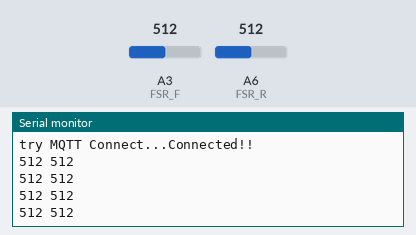
Bench run of a sketch on a simulated Arduino Nano 33 IoT. On the bench: the last lines printed to the serial monitor. The test bench sets the inputs (shaded band); at power-on: A3 (FSR_F) = 512, A6 (FSR_R) = 512. WiFi joins after 1.5 s; servers stay silent unless stated; random numbers use the default seed unless the sketch sets one; no MQTT or app messages arrive unless stated.

Above: at 7.7 s.
7.8 s: A3 (FSR_F) set to 716
At 8.27 s:
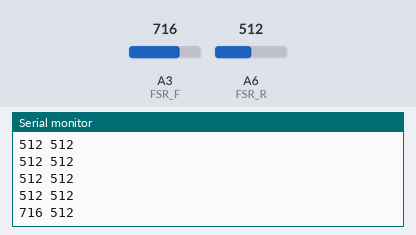
9.3 s: A6 (FSR_R) set to 716
At 9.47 s:
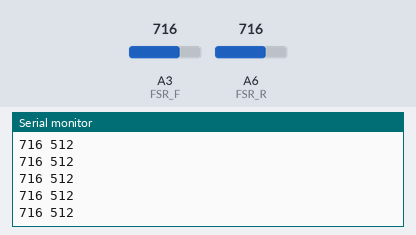
10.8 s: A3 (FSR_F) set to 900
At 10.97 s:
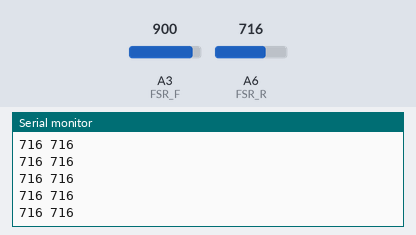
12.3 s: A6 (FSR_R) set to 900
At 12.48 s:
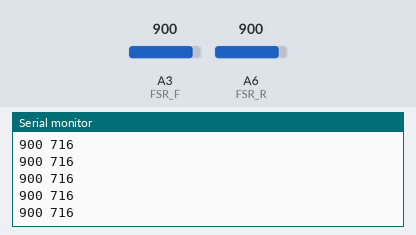
Timing chart, 0 to 14.8 s (numbered marks = the images above; inputs shaded):
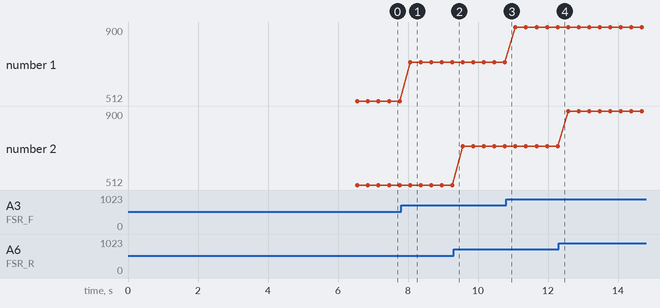

Measured:
- after the input at 7.8 s, the serial monitor: prints a new line after 0.26 s (image 1)
- plotted number 1: 512 → 716 after the input at 7.8 s, 716 → 900 after the input at 10.8 s

The sketch:

IOT_PRESS.ino
```cpp
#include <SPI.h>
#include <WiFiNINA.h> // NANO 33 IoT에서 Wi-Fi 기능을 사용하기 위한 라이브러리 입니다.
#include <PubSubClient.h>

const char   ssid[] = "lbbnee"; // Wi-Fi의 SSID(이름)를 입력합니다.
const char   password[] = "dltnqls9201"; // Wi-Fi의 페스워드를 입력합니다.

const char*   topic = "PRESS_221113/press";
const char*   mqttServer = "test.mosquitto.org";
const int     mqttPort = 1883;
const char*   mqttUser = "chan";
const char*   mqttPassword = "chan";

#define FSR_F A3 //앞쪽부분 로드셀
#define FSR_R A6 //뒷쪽부분 로드셀

WiFiClient espClient;
PubSubClient client(espClient);
long lastMsg = 0;
char msg[50];
int value = 0;

int status;

void setup_wifi()
{
    status = WL_IDLE_STATUS;
    Serial.println("try WiFi Connection");

    if (WiFi.status() == WL_NO_MODULE)
    {
        Serial.println("WiFi module not present");
        while (true);
    }
    Serial.println("WiFi module check OK!");

    if (WiFi.status() == WL_NO_SHIELD)
    {
        Serial.println("WiFi shield not present");
        while (true);
    }
    Serial.println("WiFi shield check OK!");

    while (status != WL_CONNECTED) // 연결될 때 까지 0.5초 마다 Wi-Fi 연결상태를 확인합니다.
    {
        status = WiFi.begin(ssid, password); // 앞서 설정한 ssid와 패스워드로 Wi-Fi에 연결합니다.
        Serial.print(".");
        delay(5000);
    }
    Serial.println("Connected to WiFi!!");
    printWifiStatus();
}

void callback(char* topic, byte* payload, unsigned int length)
{
    String myString = String((char *)payload);
    Serial.println(myString);
}

void reconnect()
{
    Serial.print("try MQTT Connect...");
    if (!client.connected())
    {
        String clientId = "ArduinoNANO33IoTClinet"; // 클라이언트 ID를 설정합니다.
        clientId += String(random(0xffff), HEX); // 같은 이름을 가진 클라이언트가 발생하는것을 방지하기 위해, 렌덤 문자를 클라이언트 ID에 붙입니다.
        if (client.connect(clientId.c_str())) // 앞서 설정한 클라이언트 ID로 연결합니다.
        {
            // client.subscribe("inTopic"); // 지정한 토픽을 듣습니다.
            Serial.println("Connected!!");
            return;
        }
        else
        {
            Serial.print(".");
            delay(200);
        }
    }
}

void setup()
{
    Serial.begin(9600);
    setup_wifi();
    client.setServer(mqttServer, 1883); // MQTT 서버에 연결합니다.
    // client.setCallback(callback);
}

void loop()
{
    if(WiFi.status() != WL_CONNECTED)
    {

        setup_wifi();
    }
    else
    {
      if (!client.connected())
      {
          reconnect();
      }
      else
      {
          char buf[20];
          sprintf(buf, "%d %d", getPressFront(), getPressRear());
          client.publish(topic, buf, 0);
          Serial.println(buf);
          delay(300);
      }
      client.loop();
    }
    yield;
}

void printWifiStatus()
{
    // print the SSID of the network you're attached to:
    Serial.print("SSID: ");
    Serial.println(WiFi.SSID());

    // print your board's IP address:
    IPAddress ip = WiFi.localIP();
    Serial.print("IP Address: ");
    Serial.println(ip);

    // print the received signal strength:
    long rssi = WiFi.RSSI();
    Serial.print("signal strength (RSSI):");
    Serial.print(rssi);
    Serial.println(" dBm");
}

int getPressFront()
{
  int valFSR_F = 0;
  valFSR_F = analogRead(FSR_F);
  return valFSR_F;
}

int getPressRear()
{
  int valFSR_R = 0;
  valFSR_R = analogRead(FSR_R);
  return valFSR_R;
}
```
